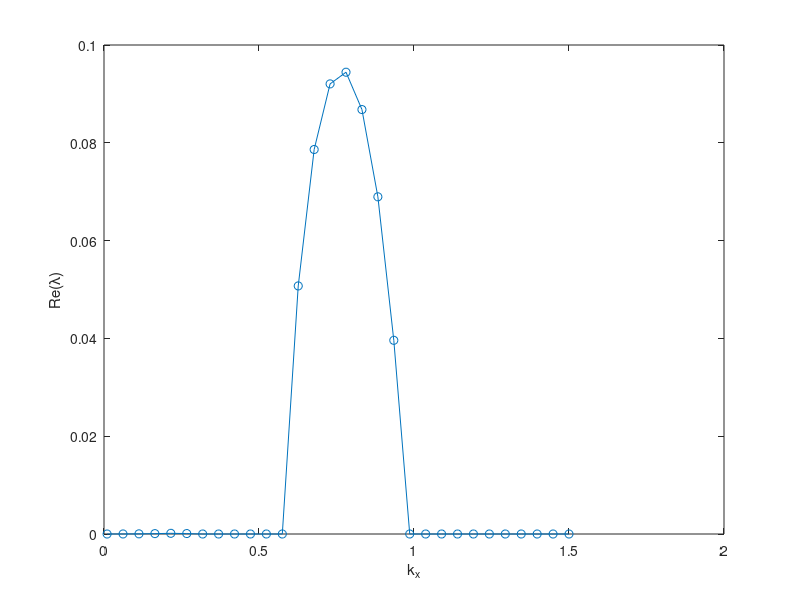

The MATLAB source for this figure:
% Enter input variables here
Nmax = 40;    %Number of Fourier modes to keep
kxmin = 0.01; %Min value of kx
kxmax = 1.5;   %Max value of kx
nk = 30;  % number of kx increments
kz = 1; % Assumes Lz = 2pi
Pe = 1000;
Re = 1000;
Ri = 0.15;


f = 0;   % Floquet coefficients 


%Internal variables for code
maxn = 4*(2*Nmax+1);
%if including Temp: 4*()
%if including V, TEMP: 5*()

% loop over kx values.
for i=1:nk
    kx(i) = kxmin + (i-1)*(kxmax-kxmin)/(nk-1);
    Amat = zeros(maxn,maxn);  % zero A matrix
    Bmat = zeros(maxn,maxn);  % zero B matrix
    realvalues = zeros(maxn,maxn);
    D = zeros(maxn,maxn);
    % Enter A and B
    for n = -Nmax:Nmax
        indu = n+Nmax+1;
        %indv = 2*Nmax+1+indu;
        indw = 2*Nmax+1+indu;%+indv
        indt = 2*Nmax+1+indw;
        indp = 2*Nmax+1+indt;
        term = (kx(i)^2+(f+n)^2);
        dispterm = (kx(i)^2 + kz^2*(f+n)^2);
        % Enter u equations; these have index indu
        if(n>-Nmax) 
            Amat(indu,indu-1) = -kx(i)/2;
            Amat(indu,indw-1) = -kz/2;
            %temp and v equations
            Amat(indt,indt-1) = -kx(i)/2;
            %Amat(indv, indv-1) = -kx(i)/2;
        end
        if(n<Nmax) 
            Amat(indu,indu+1) = kx(i)/2;
            Amat(indu,indw+1) = -kz/2;
            %temp and v equations
            Amat(indt,indt+1) = kx(i)/2;
            %Amat(indv, indv-1) = -kx(i)/2;
        end
        %dissipative terms on the diagonal
        Amat(indu,indu)= -dispterm/Re;
        Amat(indw,indw)= -dispterm/Re;
        %Amat(indv,indv)= -dispterm/Re;
        Amat(indt,indt)= -dispterm/Pe;
        %Stratification Terms here
        Amat(indt,indw)=-1.0;
        Amat(indw,indt)= Ri;

        Amat(indu,indp)=-kx(i);  % avoid complex matrix by defining variable ip
        Bmat(indu,indu)=1.0;

        % Enter w equations with index indw
        if(n>-Nmax) 
            Amat(indw,indw-1) = -kx(i)/2;
        end
        if(n<Nmax) 
            Amat(indw,indw+1) = kx(i)/2;
        end
        Amat(indw,indp)=-kz*(f+n);
        Bmat(indw,indw)=1.0;
        Bmat(indt,indt)=1.0;

        % Enter cont equations
        Amat(indp,indu) = kx(i);
        Amat(indp,indw) = kz*(f+n);

        Bmat(indp,indp) = 0.0; 

    end
    % Solve generalized eigenproblem
    [V,D] = eig(Amat,Bmat,'qz');
    % This helps ignore negative and Inf eigenvalues
    realvalues = real(diag(D));
    for j=1:maxn
        if(realvalues(j)<=0.)
         realvalues(j)= 0.;   
        end
        if(realvalues(j)>=1.e2)
           realvalues(j)= 0;
        end
    end
    lambda(i) = max(realvalues);

end

plot(kx,lambda,'-o')
xlabel('k_x')
ylabel('Re(\lambda)')

hold on
